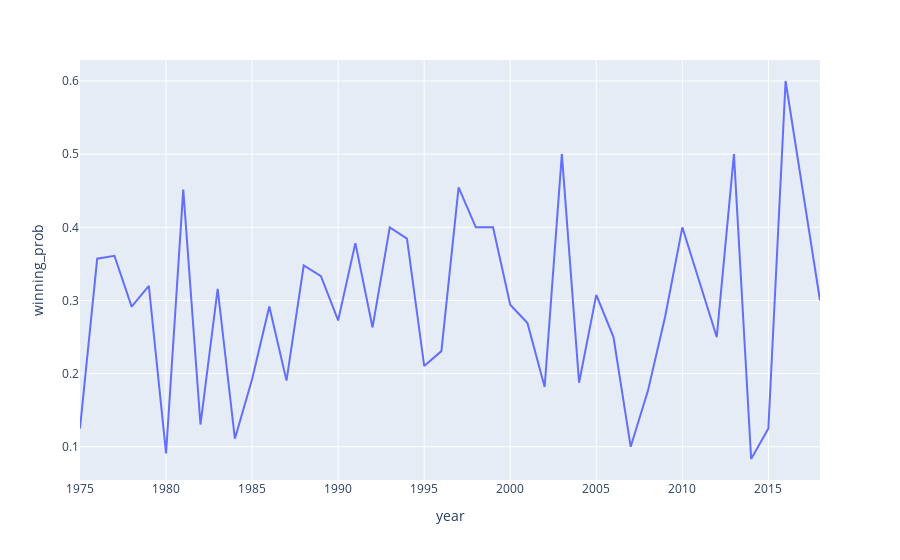

Source (notebook cell):
### Markdown cell above
# 5. Winning probability year to year

### Code cell
merged_years['winning_prob'] = merged_years['oscars']/merged_years['nominations']
fig = px.line(merged_years, x='year', y='winning_prob')
fig.show()

### Figure 1 — Plotly figure (JSON) as saved in the notebook; plotly's stock layout.template omitted (floating-point values rounded to 4 significant figures)
{"data": [{"hoverlabel": {"namelength": 0}, "hovertemplate": "year=%{x}<br>winning_prob=%{y}", "legendgroup": "", "line": {"color": "#636efa", "dash": "solid"}, "mode": "lines", "name": "", "showlegend": false, "type": "scatter", "x": [1975, 1976, 1977, 1978, 1979, 1980, 1981, 1982, 1983, 1984, 1985, 1986, 1987, 1988, 1989, 1990, 1991, 1992, 1993, 1994, 1995, 1996, 1997, 1998, 1999, 2000, 2001, 2002, 2003, 2004, 2005, 2006, 2007, 2008, 2009, 2010, 2012, 2013, 2014, 2015, 2016, 2018], "xaxis": "x", "y": [0.125, 0.3571, 0.3611, 0.2917, 0.32, 0.09091, 0.4516, 0.1304, 0.3158, 0.1111, 0.1923, 0.2917, 0.1905, 0.3478, 0.3333, 0.2727, 0.3784, 0.2632, 0.4, 0.3846, 0.2105, 0.2308, 0.4545, 0.4, 0.4, 0.2941, 0.2692, 0.1818, 0.5, 0.1875, 0.3077, 0.25, 0.1, 0.1765, 0.2778, 0.4, 0.25, 0.5, 0.08333, 0.125, 0.6, 0.3], "yaxis": "y"}], "layout": {"legend": {"tracegroupgap": 0}, "margin": {"t": 60}, "xaxis": {"anchor": "y", "domain": [0, 1], "title": {"text": "year"}}, "yaxis": {"anchor": "x", "domain": [0, 1], "title": {"text": "winning_prob"}}}}
